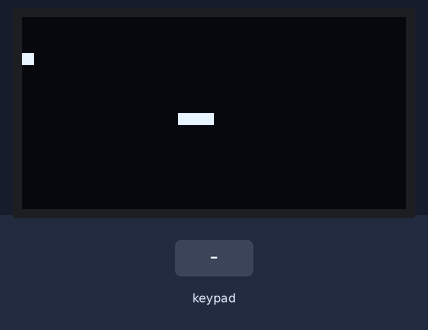
Simulated run of this sketch. Board: Arduino Uno, built with avr-gcc and run on an emulated ATmega328P. On the bench: 128×64 one-colour display. Wiring (inferred from the names in the program): 2×2 keypad with keys 1 2 3 4 (labels assumed): rows A1, A0; columns pin 10, pin 16. The test bench sets the inputs (shaded band). Random numbers use the default seed unless the sketch sets one.

Above: at 1.2 s.
1.3 s: key '3' pressed
At 1.55 s:
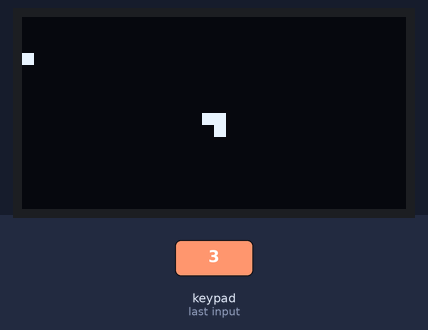
2.9 s: key '4' pressed
At 3.14 s:
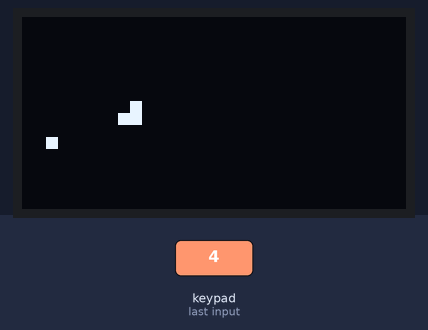
Timing chart, 0 to 5.9 s (numbered marks = the images above; inputs shaded):
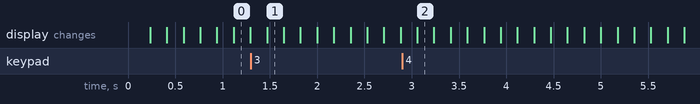

The sketch:

snake.ino
```cpp
#include <Wire.h>
#include <Adafruit_GFX.h>
#include <Adafruit_SSD1306.h>

#define SCREEN_WIDTH 128
#define SCREEN_HEIGHT 64
#define OLED_RESET    -1
Adafruit_SSD1306 display(SCREEN_WIDTH, SCREEN_HEIGHT, &Wire, OLED_RESET);

const int colPins[] = {14, 16, 10};
const int rowPins[] = {15, A0, A1};
/*
const char* data[3][3] = {
  {"copy", "paste", "switch"},
  {"cut", "enter", "undo"},
  {"right", "down", "left"}
};
*/
const char* data[3][3] = {
  {"switch", "undo", "left"},
  {"paste", "enter", "down"},
  {"copy", "cut", "right"}
};

// ขนาดตารางของเกม
#define GRID_SIZE 4
#define MAX_LENGTH 50

struct Point {
  int x, y;
};

Point snake[MAX_LENGTH];
int snakeLength = 3;
Point food;
int dirX = 1, dirY = 0; // เริ่มต้นงูเคลื่อนที่ไปทางขวา

void setup() {
  // ตั้งค่าขาอินพุตของปุ่ม
  for (int i = 0; i < 3; i++) {
    pinMode(colPins[i], OUTPUT);
    digitalWrite(colPins[i], HIGH);
    pinMode(rowPins[i], INPUT_PULLUP);
  }

  if (!display.begin(SSD1306_SWITCHCAPVCC, 0x3C)) {
    for (;;);
  }

  display.clearDisplay();
  randomSeed(analogRead(0));

  // ตำแหน่งเริ่มต้นของงู
  snake[0] = {32, 32};
  snake[1] = {28, 32};
  snake[2] = {24, 32};

  spawnFood();
}

void loop() {
  handleInput();
  moveSnake();
  checkCollision();
  drawGame();
  delay(150);
}

void handleInput() {
  for (int col = 0; col < 3; col++) {
    digitalWrite(colPins[col], LOW);
    for (int row = 0; row < 3; row++) {
      if (digitalRead(rowPins[row]) == LOW) {
        const char* btn = data[row][col];
        if (strcmp(btn, "left") == 0 && dirX == 0) { dirX = -1; dirY = 0; }
        if (strcmp(btn, "right") == 0 && dirX == 0) { dirX = 1; dirY = 0; }
        if (strcmp(btn, "enter") == 0 && dirY == 0) { dirX = 0; dirY = -1; } // up
        if (strcmp(btn, "down") == 0 && dirY == 0) { dirX = 0; dirY = 1; } // down
      }
    }
    digitalWrite(colPins[col], HIGH);
  }
}

void moveSnake() {
  for (int i = snakeLength - 1; i > 0; i--) {
    snake[i] = snake[i - 1];
  }
  snake[0].x += dirX * GRID_SIZE;
  snake[0].y += dirY * GRID_SIZE;
}

void checkCollision() {
  if (snake[0].x < 0 || snake[0].x >= SCREEN_WIDTH || snake[0].y < 0 || snake[0].y >= SCREEN_HEIGHT) {
    resetGame();
  }

  for (int i = 1; i < snakeLength; i++) {
    if (snake[0].x == snake[i].x && snake[0].y == snake[i].y) {
      resetGame();
    }
  }

  if (snake[0].x == food.x && snake[0].y == food.y) {
    if (snakeLength < MAX_LENGTH) {
      snakeLength++;
    }
    spawnFood();
  }
}

void spawnFood() {
  food.x = (random(SCREEN_WIDTH / GRID_SIZE)) * GRID_SIZE;
  food.y = (random(SCREEN_HEIGHT / GRID_SIZE)) * GRID_SIZE;
}

void resetGame() {
  snakeLength = 3;
  snake[0] = {32, 32};
  snake[1] = {28, 32};
  snake[2] = {24, 32};
  dirX = 1; dirY = 0;
  spawnFood();
}

void drawGame() {
  display.clearDisplay();

  for (int i = 0; i < snakeLength; i++) {
    display.fillRect(snake[i].x, snake[i].y, GRID_SIZE, GRID_SIZE, SSD1306_WHITE);
  }

  display.fillRect(food.x, food.y, GRID_SIZE, GRID_SIZE, SSD1306_WHITE);
  display.display();
}
```
